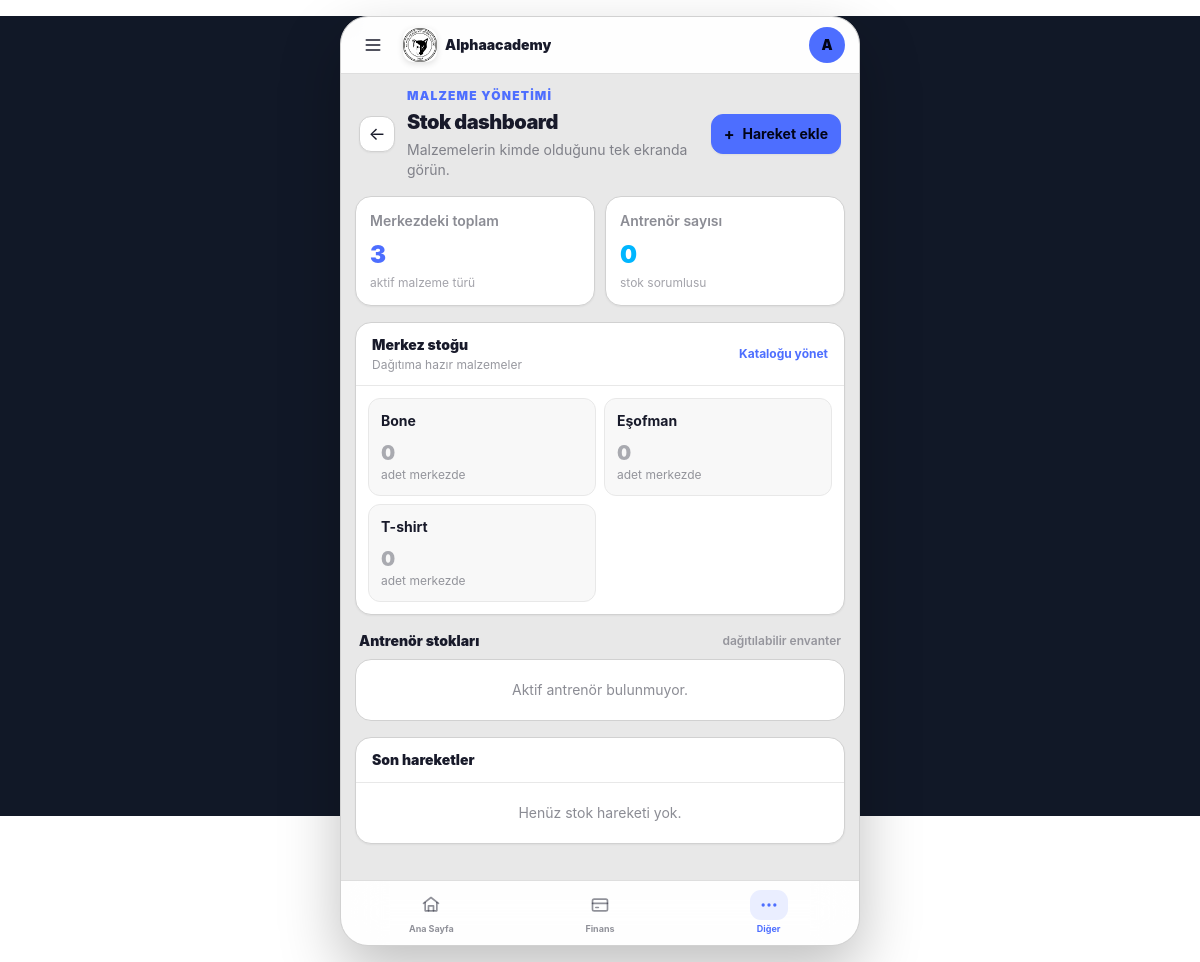
Page /finance/equipment/stock/ (signed in) on the earlier database version.
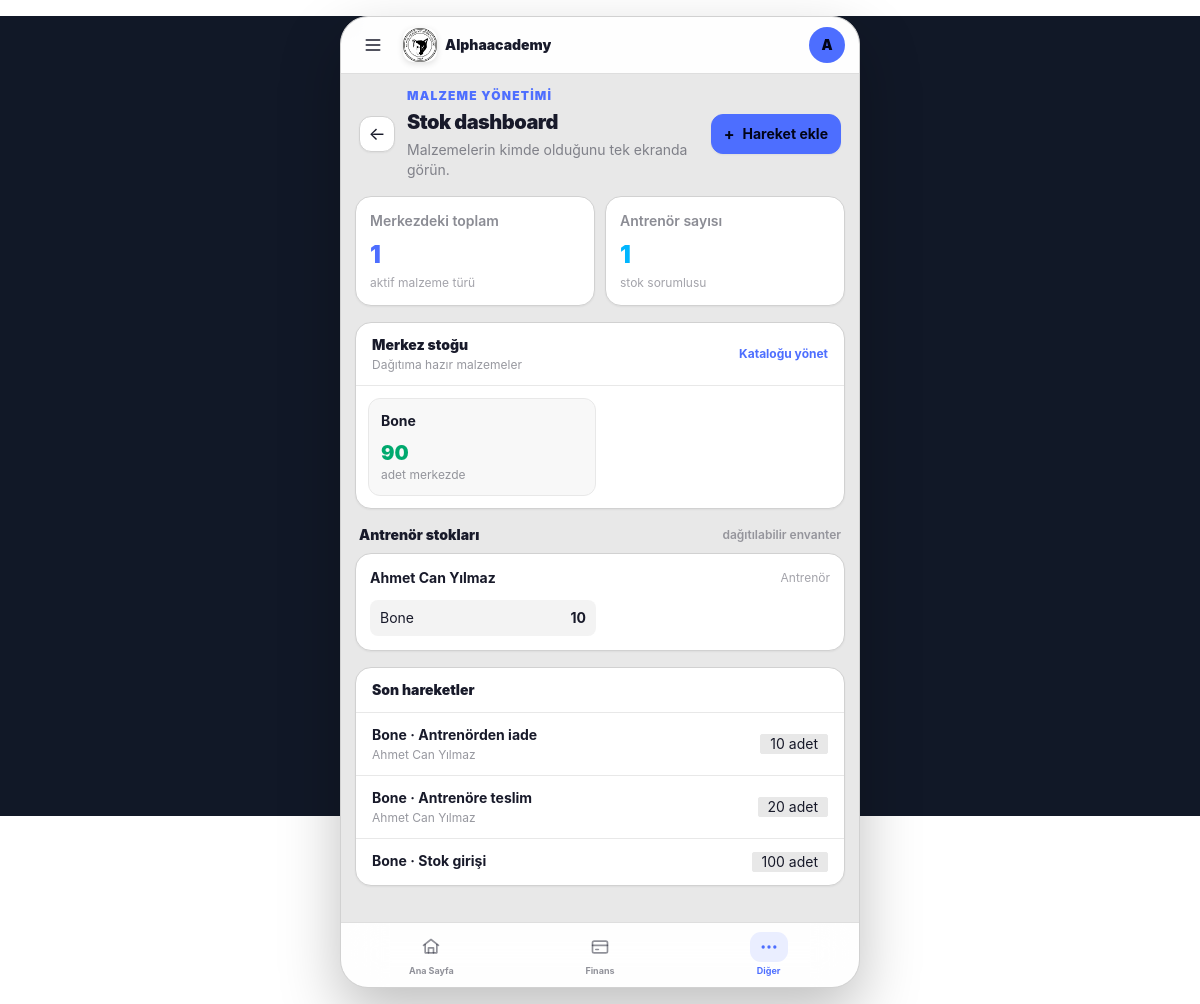
Same page on the later database version.
### finance/models.py (models this page shows, shortened)
class Equipment(models.Model):
    name = models.CharField(max_length=150, unique=True, verbose_name="Malzeme Türü")
    price = models.IntegerField(verbose_name="Fiyat")
    is_active = models.BooleanField(default=True, verbose_name="Aktif mi?")
    class Meta:
        verbose_name = "Malzeme"
        verbose_name_plural = "Malzemeler"
        ordering = ['name']

class EquipmentStockMovement(models.Model):
    MOVEMENT_TYPES = [
        ('stock_in', 'Stok girişi'),
        ('coach_transfer', 'Antrenöre teslim'),
        ('athlete_distribution', 'Sporcuya dağıtım'),
        ('coach_return', 'Antrenörden iade'),
    ]
    equipment = models.ForeignKey(
        Equipment,
        on_delete=models.PROTECT,
        related_name='stock_movements',
        verbose_name='Malzeme',
    )
    movement_type = models.CharField(max_length=30, choices=MOVEMENT_TYPES)
    quantity = models.PositiveIntegerField(verbose_name='Adet')
    coach = models.ForeignKey(
        settings.AUTH_USER_MODEL,
        on_delete=models.SET_NULL,
        null=True,
        blank=True,
        related_name='equipment_stock_movements',
        verbose_name='Antrenör',
    )
    athlete = models.ForeignKey(
        Athlete,
        on_delete=models.SET_NULL,
        null=True,
        blank=True,
        related_name='equipment_distributions',
        verbose_name='Sporcu',
    )
    payment = models.ForeignKey(
        PaymentRecord,
        on_delete=models.SET_NULL,
        null=True,
        blank=True,
        related_name='stock_movement',
        verbose_name='Tahsilat kaydı',
    )
    sale_item = models.ForeignKey(
        'EquipmentSaleItem',
        on_delete=models.SET_NULL,
        null=True,
        blank=True,
        related_name='stock_movements',
        verbose_name='Satış satırı',
    )
    created_by = models.ForeignKey(
        settings.AUTH_USER_MODEL,
        on_delete=models.SET_NULL,
        null=True,
        related_name='created_stock_movements',
    )
    notes = models.TextField(blank=True, default='', verbose_name='Not')
    created_at = models.DateTimeField(auto_now_add=True)
    class Meta:
        ordering = ['-created_at', '-pk']
        verbose_name = 'Malzeme stok hareketi'
        verbose_name_plural = 'Malzeme stok hareketleri'

### users/models.py (models this page shows, shortened)
class User(AbstractUser):
    class Role(models.TextChoices):
        PARENT = 'parent', 'Veli'
        ADMIN = 'admin', 'Yönetici'
        COACH = 'coach', 'Antrenör'
        FINANCE = 'finance', 'Mali İşler'
    email = models.EmailField(unique=True, verbose_name="E-posta Adresi")
    role = models.CharField(
        max_length=20,
        choices=Role.choices,
        default=Role.PARENT,
        verbose_name="Kullanıcı Rolü"
    )
    phone_number = models.CharField(max_length=15, blank=True, null=True, verbose_name="Telefon Numarası")
    tc_identity = models.CharField(max_length=11, blank=True, null=True, verbose_name="T.C. Kimlik No")
    USERNAME_FIELD = 'email'
    REQUIRED_FIELDS = ['username', 'first_name', 'last_name']
    class Meta:
        verbose_name = "Kullanıcı"
        verbose_name_plural = "Kullanıcılar"
    @property
    def is_coach(self):
        return self.role == self.Role.COACH

### finance/views.py (the view, shortened to what this page needs)
# urls.py: path('equipment/stock/', views.equipment_stock, name='equipment-stock'),
@login_required
def equipment_stock(request):
    if request.user.is_coach:
        raise PermissionDenied
    equipments = list(Equipment.objects.filter(is_active=True).order_by('name'))
    coaches = [request.user] if request.user.is_coach else list(
        request.user.__class__.objects.filter(role='coach', is_active=True).order_by('first_name', 'last_name')
    )
    athletes = list(Athlete.objects.filter(is_active=True).order_by('first_name', 'last_name'))
    error = None
    coach_stock_rows = []
    for coach in coaches:
        coach_items = []
        for equipment in equipments:
            quantity = get_equipment_coach_stock(equipment, coach)
            if quantity:
                coach_items.append({'equipment': equipment, 'quantity': quantity})
        coach_stock_rows.append({'coach': coach, 'items': coach_items})
    for equipment in equipments:
        equipment.central_stock = get_equipment_central_stock(equipment)
    movements = EquipmentStockMovement.objects.select_related(
        'equipment', 'coach', 'athlete', 'created_by',
    ).order_by('-created_at', '-pk')[:20]
    return render(request, 'finance/equipment_stock.html', {
        'equipments': equipments,
        'coaches': coaches,
        'athletes': athletes,
        'coach_stock_rows': coach_stock_rows,
        'movements': movements,
        'error': error,
    })

### finance/services.py (called while the page is built)
def get_equipment_central_stock(equipment):
    movements = EquipmentStockMovement.objects.filter(equipment=equipment)
    stock_in = movements.filter(movement_type='stock_in').aggregate(total=Sum('quantity'))['total'] or 0
    returns = movements.filter(movement_type='coach_return').aggregate(total=Sum('quantity'))['total'] or 0
    transfers = movements.filter(movement_type='coach_transfer').aggregate(total=Sum('quantity'))['total'] or 0
    direct_distributions = movements.filter(
        movement_type='athlete_distribution',
        coach__isnull=True,
    ).aggregate(total=Sum('quantity'))['total'] or 0
    return stock_in + returns - transfers - direct_distributions

### templates/finance/equipment_stock.html (shortened to what the changed rows need)
{% extends "base.html" %}
{% block content %}
<div class="w-full space-y-4">
    <header class="flex items-center justify-between gap-3 px-1">
        <div class="flex min-w-0 items-center gap-3">
            <div class="min-w-0">
                <h1 class="mt-1 truncate text-xl font-black tracking-tight">Stok dashboard</h1>
            </div>
        </div>
    </header>
    <section class="grid grid-cols-2 gap-2.5">
        <div class="rounded-2xl border border-base-300 bg-base-100 p-3.5 shadow-sm">
            <p class="text-xs font-semibold text-base-content/50">Merkezdeki toplam</p>
            <p class="mt-2 text-2xl font-black text-primary">{{ equipments|length }}</p>
            <p class="mt-1 text-[10px] text-base-content/40">aktif malzeme türü</p>
        </div>
        <div class="rounded-2xl border border-base-300 bg-base-100 p-3.5 shadow-sm">
            <p class="text-xs font-semibold text-base-content/50">Antrenör sayısı</p>
            <p class="mt-2 text-2xl font-black text-info">{{ coaches|length }}</p>
            <p class="mt-1 text-[10px] text-base-content/40">stok sorumlusu</p>
        </div>
    </section>
    <section class="overflow-hidden rounded-2xl border border-base-300 bg-base-100 shadow-sm">
        <div class="flex items-center justify-between border-b border-base-200 px-4 py-3">
            <div><h2 class="text-sm font-black">Merkez stoğu</h2><p class="mt-0.5 text-[10px] text-base-content/45">Dağıtıma hazır malzemeler</p></div>
        </div>
        <div class="grid grid-cols-2 gap-2 p-3">
            {% for equipment in equipments %}
                <div class="rounded-xl border border-base-200 bg-base-200/30 p-3">
                    <p class="truncate text-xs font-bold">{{ equipment.name }}</p>
                    <p class="mt-2 text-xl font-black {% if equipment.central_stock > 0 %}text-success{% else %}text-base-content/35{% endif %}">{{ equipment.central_stock }}</p>
                    <p class="text-[10px] text-base-content/45">adet merkezde</p>
                </div>
            {% empty %}<p class="col-span-2 p-4 text-center text-xs text-base-content/50">Aktif malzeme bulunmuyor.</p>{% endfor %}
        </div>
    </section>
    <section class="space-y-2">
        <div class="flex items-center justify-between px-1"><h2 class="text-sm font-black">Antrenör stokları</h2><span class="text-[10px] font-semibold text-base-content/40">dağıtılabilir envanter</span></div>
        <div class="space-y-2">
            {% for row in coach_stock_rows %}
                <div class="rounded-2xl border border-base-300 bg-base-100 p-3.5 shadow-sm">
                    <div class="flex items-center justify-between gap-2"><p class="text-sm font-bold">{{ row.coach.get_full_name|default:row.coach.email }}</p><span class="text-[10px] text-base-content/40">Antrenör</span></div>
                    {% if row.items %}
                        <div class="mt-3 grid grid-cols-2 gap-2">{% for item in row.items %}<div class="flex items-center justify-between rounded-lg bg-base-200/50 px-2.5 py-2 text-xs"><span class="truncate">{{ item.equipment.name }}</span><strong>{{ item.quantity }}</strong></div>{% endfor %}</div>
                    {% else %}<p class="mt-2 text-[11px] text-base-content/40">Bu antrenörde stok yok.</p>{% endif %}
                </div>
            {% empty %}<div class="rounded-2xl border border-base-300 bg-base-100 p-5 text-center text-xs text-base-content/50">Aktif antrenör bulunmuyor.</div>{% endfor %}
        </div>
    </section>
    <section class="overflow-hidden rounded-2xl border border-base-300 bg-base-100 shadow-sm">
        <div class="border-b border-base-200 px-4 py-3"><h2 class="text-sm font-black">Son hareketler</h2></div>
        <div class="divide-y divide-base-200">
            {% for movement in movements %}
                <div class="flex items-center gap-3 px-4 py-3"><div class="min-w-0 flex-1"><p class="truncate text-xs font-bold">{{ movement.equipment.name }} · {{ movement.get_movement_type_display }}</p><p class="mt-0.5 truncate text-[10px] text-base-content/45">{% if movement.coach %}{{ movement.coach.get_full_name|default:movement.coach.email }}{% endif %}{% if movement.athlete %} → {{ movement.athlete.get_full_name }}{% endif %}</p></div><span class="badge badge-ghost">{{ movement.quantity }} adet</span></div>
            {% empty %}<p class="p-5 text-center text-xs text-base-content/50">Henüz stok hareketi yok.</p>{% endfor %}
        </div>
    </section>
</div>
{% endblock %}

Differences in the rows shown:
no longer on this page (row edited): Equipment: name "Eşofman", central_stock "0", shown under "Merkez stoğu"
no longer on this page (row edited): Equipment: name "T-shirt", central_stock "0", shown under "Merkez stoğu"
computed for Equipment "Bone": central_stock "0" → "90"
added User: coach.get_full_name "Ahmet Can Yılmaz", Equipment (equipment.name "Bone", quantity "10")
added EquipmentStockMovement: equipment.name "Bone", movement_type "Antrenörden iade", coach.get_full_name "Ahmet Can Yılmaz", quantity "10"
added EquipmentStockMovement: equipment.name "Bone", movement_type "Antrenöre teslim", coach.get_full_name "Ahmet Can Yılmaz", quantity "20"
added EquipmentStockMovement: equipment.name "Bone", movement_type "Stok girişi", quantity "100"
Other differences:
{{ equipments|length }}: "3" → "1"
{{ coaches|length }}: "0" → "1"
text no longer shown: "Aktif antrenör bulunmuyor. Henüz stok hareketi yok."
